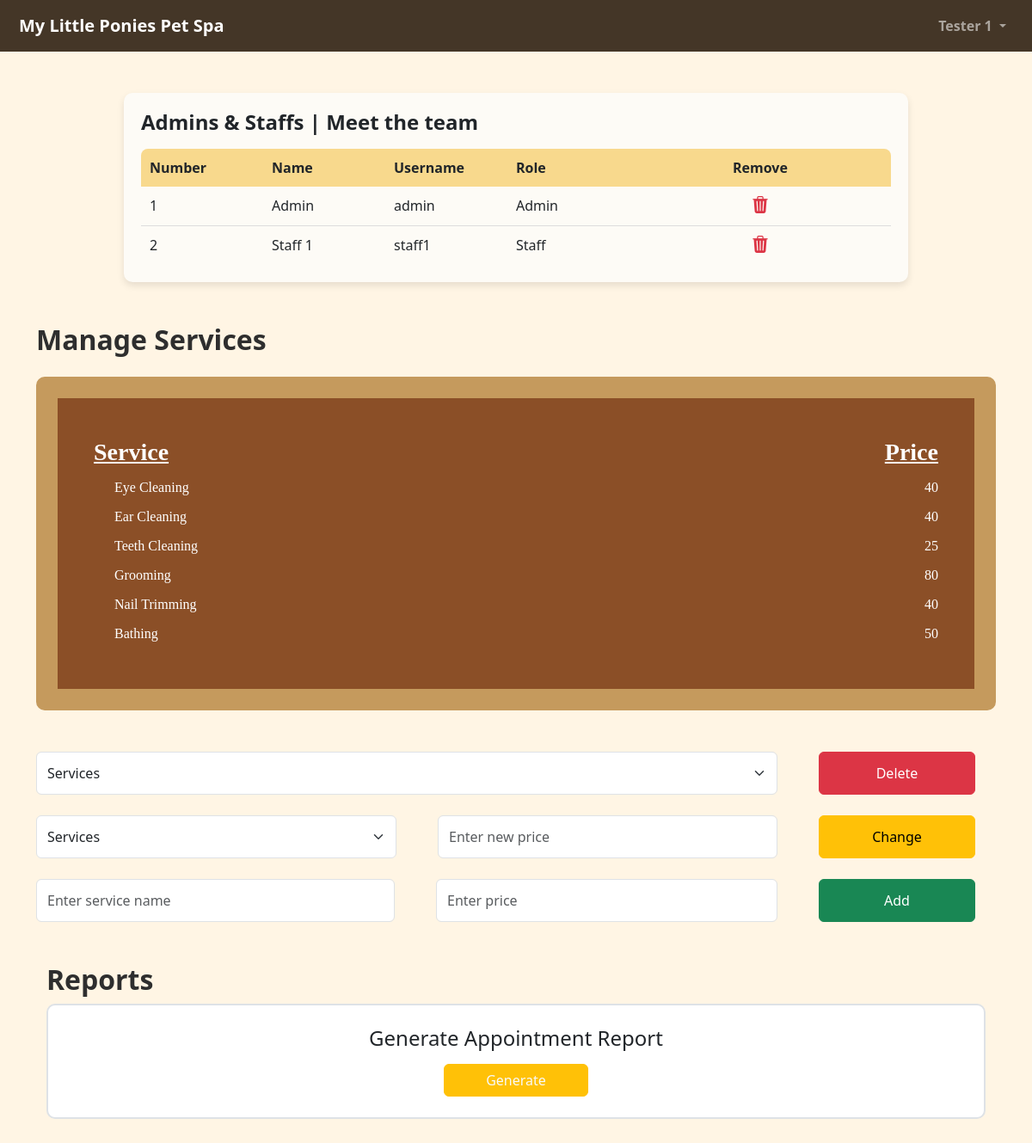
/ownerDashboard (signed in), run on the app's committed database.
### tables this page shows
CREATE TABLE users(
id INTEGER PRIMARY KEY AUTOINCREMENT,
type TEXT NOT NULL,
username TEXT NOT NULL,
user_object BLOB NOT NULL);

CREATE TABLE services(
id INTEGER PRIMARY KEY AUTOINCREMENT,
name TEXT NOT NULL,
price INTEGER NOT NULL);

### apptesting.py (the view)
@app.route('/ownerDashboard')
def ownerDashboard():
    db.execute('SELECT * FROM users WHERE id=?', [session['user_id']])
    user = db.fetchall()
    name = pickle.loads(user[0]['user_object']).name
    flash(name)
    db.execute("SELECT * FROM users WHERE type = 'Admin' OR type = 'Staff'")
    staffs = db.fetchall()
    staff_list = []
    for staff in staffs:
        staff_list.append([(pickle.loads(staff['user_object'])).name,staff['username'], staff['type']])
    flash(staff_list)
    db.execute('SELECT * FROM services')
    services = db.fetchall()
    serviceList = []
    for service in services:
        serviceList.append([service['name'], service['price']])
    flash(serviceList)
    serviceListToDelete = []
    for service in services:
        serviceListToDelete.append(service['name'])
    flash(serviceListToDelete)
    return render_template('owner_dashboard.html')

### apptesting.py (called while the page is built)
    @property
    def name(self):
        return self.__name

### templates/owner_dashboard.html (shortened to what this page needs)
{% extends 'layout.html' %}
{% block nav %}
<a class="navbar-brand" href="{{ url_for('userMain') }}">My Little Ponies Pet Spa</a>
<div class="collapse navbar-collapse" id="navbarNav">
    <ul class="navbar-nav ms-auto">
        <li class="nav-item dropdown">
            <a class="nav-link dropdown-toggle" href="#" id="userDropdown" role="button" data-bs-toggle="dropdown" aria-expanded="false">
                {% with message = get_flashed_messages() %}
                    {{ message[0] }}
                {% endwith %}
            </a>
          </li>
    </ul>
</div>
{% endblock %}
{% block main %}
        <div class="container my-5 p-0">
            <div class="table-container">
                <h4 class="mb-3 fw-bold">Admins & Staffs | Meet the team</h4>
                <div class="table-header d-flex">
                    <div class="col-2">Number</div>
                    <div class="col-2">Name</div>
                    <div class="col-2">Username</div>
                    <div class="col-2">Role</div>
                    <div class="col-4 text-center">Remove</div>
                </div>
                <div id="staff-list">
                    {% with staffs = get_flashed_messages() %}
                        {% for staff in staffs[1] %}
                            <div class="table-row d-flex">
                                <div class="col-2">{{ loop.index }}</div>
                                <div class="col-2">{{ staff[0] }}</div>
                                <div class="col-2">{{ staff[1] }}</div>
                                <div class="col-2">{{ staff[2] }}</div>
                                <div class="col-4 text-center">
                                    <button class="p-0 border-0" style="background-color: transparent;">
                                        <i class="bi bi-trash3-fill h5 text-danger"></i>
                                    </button>
                                </div>
                            </div>
                        {% endfor %}
                    {% endwith %}
                </div>
            </div>
        <div class="container">
            <h2 class="mt-5 mb-4 fw-bold">Manage Services</h2>
            <div class="service-card">
            <div class="row mb-2 fw-bold">
                <div class="col-8 fs-3 text-decoration-underline">Service</div>
                <div class="col-4 text-end fs-3 text-decoration-underline">Price</div>
            </div>
            {% with messages = get_flashed_messages() %}
                {% for service in messages[2] %}
                    <div class="row mb-2">
                        <div class="col-8">
                        <div class="form-check">
                            <label class="form-check-label" for="eyeCleaning">{{ service[0] }}</label>
                        </div>
                        </div>
                        <div class="col-4 text-end">{{ service[1] }}</div>
                    </div>
                {% endfor %}
            {% endwith %}
        </div>
        <form method="POST" action="{{ url_for('deleteService') }}">
            <div class="row container mt-5 gap-5 d-flex flex-wrap justify-content-between">
                <select class="form-select col form-control" name="serviceToDelete" style="background-color: #fff;">
                    <option selected disabled>Services</option>
                </select>
                <button class="btn col-2 btn-danger" type="submit">Delete</button>
            </div>
        </form>
         <form method="POST" action="{{ url_for('changeServicePrice') }}">
             <div class="row container mt-4 gap-5 d-flex flex-wrap justify-content-between">
                 <select class="form-select col" name="serviceToChange" style="background-color: #fff;">
                   <option selected disabled>Services</option>
                 </select>
                 <input type="text" name="newServicePrice" class="form-control text-start col" style="background-color: #fff;" placeholder="Enter new price">
                 <button class="btn col-2 btn-warning">Change</button>
             </div>
         </form>
         <form method="POST" action="{{ url_for('addNewService') }}">
             <div class="row container my-4 gap-5 d-flex flex-wrap justify-content-between">
                 <input type="text" class="form-control w-auto text-start col" name="addedServiceName" style="background-color: #fff; padding-right:32px" placeholder="Enter service name">
                 <input type="text" class="form-control w-auto text-start col" name="addedServicePrice" style="background-color: #fff;" placeholder="Enter price">
                 <button class="btn col-2 btn-success">Add</button>
             </div>
         </form>
        <div class="container mt-5">
            <h2 class="fw-bold">Reports</h2>
            <div class="p-4 border border-2 mt-2 d-flex flex-column align-items-center justify-content-between" style="background-color: #fff;">
                <h4>Generate Appointment Report</h4>
                <form method="POST" action="{{ url_for('ownerGenerateReport') }}">
                    <button class="btn btn-warning text-light mt-2 px-5"type="submit">Generate</button>
                </form>
            </div>
        </div>
{% endblock %}

### static/main.css (style rules this page uses)
body { background-color:#FFF5E4; display: flex; flex-direction: column; align-items: center; justify-content: center; }
.service-card { background-color: #8B4F27; color: white; padding: 42px; border-radius: 10px; border: 25px solid #C59A5D; font-family: 'Indie Flower', cursive; }
h2 { color: #2e2e2e; }
.table-container { max-width: 80%; margin: auto; background: #fdfbf6; padding: 20px; border-radius: 10px; box-shadow: 0px 4px 8px rgba(0, 0, 0, 0.1); }
.table-header { background-color: #f8d98d; font-weight: bold; padding: 10px; border-radius: 8px 8px 0 0; }
.table-row { padding: 10px; border-bottom: 1px solid #ddd; }
.table-row:last-child { border-bottom: none; }
.form-control { text-align: start; padding: 12px; }
.border { border-radius: 10px; }

### data on the page
users: staff "Admin", username "admin", type "Admin"
users: staff "Staff 1", username "staff1", type "Staff"
services: name "Eye Cleaning", price "40"
services: name "Ear Cleaning", price "40"
services: name "Teeth Cleaning", price "25"
services: name "Grooming", price "80"
services: name "Nail Trimming", price "40"
services: name "Bathing", price "50"

### other printed values
{{ message[0] }} "Tester 1"
